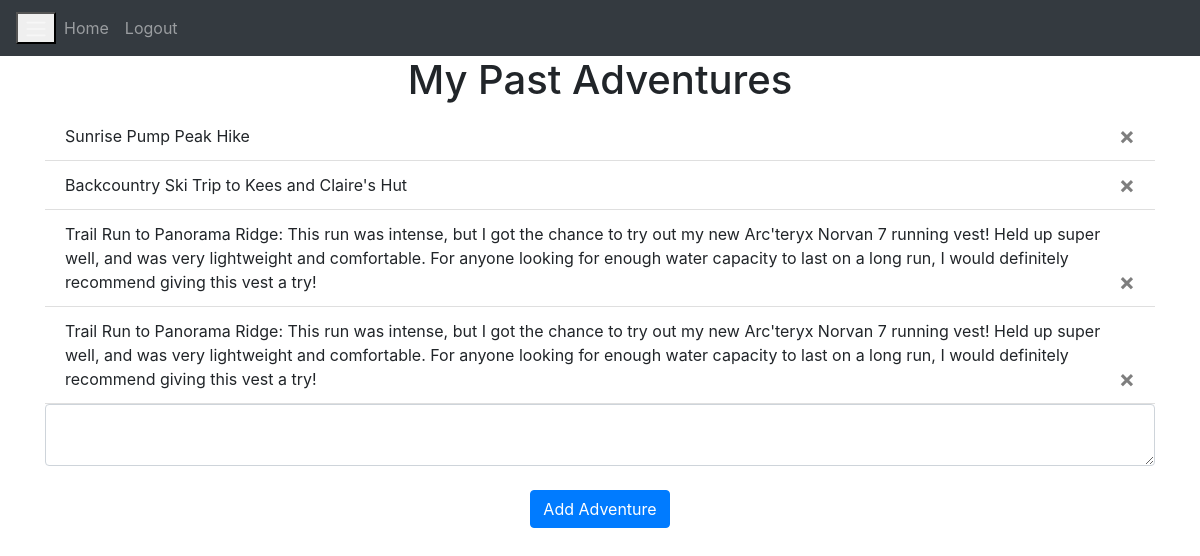
Screenshot of / (signed in) with the database file from the repository.
### website/models.py (models this page shows)
class Entry(db.Model):
    id = db.Column(db.Integer, primary_key=True)
    data = db.Column(db.String(10000))
    date = db.Column(db.DateTime(timezone=True), default=func.now())
    user_id = db.Column(db.Integer, db.ForeignKey('user.id'))

### website/views.py (the view, shortened to what this page needs)
@views.route('/', methods=['GET','POST'])
@login_required
def home():
    return render_template('home.html', user=current_user)

### website/__init__.py (called while the page is built)
def create_app():
    app = Flask(__name__)
    app.config['SECRET_KEY'] = 'sustainabiliteam'
    app.config['SQLALCHEMY_DATABASE_URI'] = f'sqlite:///{DB_NAME}'
    db.init_app(app)
    from .views import views
    from .auth import auth
    app.register_blueprint(views, url_prefix='/')
    app.register_blueprint(auth, url_prefix='/')
    from .models import User, Entry
    with app.app_context():
        db.create_all()
    login_manager = LoginManager()
    login_manager.login_view = 'auth.login'
    login_manager.init_app(app)
    @login_manager.user_loader
    def load_user(id):
        return User.query.get(int(id))
    return app

### website/templates/home.html
{% extends "base.html" %} {% block title %}Home Page{% endblock %}
{% block content %}
<h1 align="center">My Past Adventures</h1>
    <ul class="list-group list-group-flush" id="entries">
      {% for entry in user.entries %}
      <li class="list-group-item">
        {{ entry.data }}
        <button type="button" class="close" onClick="deleteEntry({{ entry.id }})">
          <span aria-hidden="true">&times;</span>
        </button>
      </li>
      {% endfor %}
    </ul>
    <form method="POST">
      <textarea name="entry" id="entry" class="form-control"></textarea>
      <br />
      <div align="center">
        <button type="submit" class="btn btn-primary">Add Adventure</button>
      </div>
    </form>
{% endblock %}

### website/templates/base.html (shortened to what this page needs)
<!DOCTYPE html>
<html lang="en">
<head>
    <link
      rel="stylesheet"
      href="https://stackpath.bootstrapcdn.com/bootstrap/4.4.1/css/bootstrap.min.css"
    />
    <link
      rel="stylesheet"
      href="https://stackpath.bootstrapcdn.com/font-awesome/4.7.0/css/font-awesome.min.css"
    />
</head>
<body>
    <nav class="navbar navbar-expand-lg navbar-dark bg-dark">
        <button class=""navbar-toggle" type="button" data-toggle="collapse" data-target="#navbar">
            <span class="navbar-toggler-icon"></span>
        </button>
        <div class="collapse navbar-collapse" id="navbar">
            <div class="navbar-nav">
                {% if user.is_authenticated %}
                <a class="nav-item nav-link" id="home" href="/">Home</a>
                <a class="nav-item nav-link" id="logout" href="/logout">Logout</a>
                {% else %}
                <a class="nav-item nav-link" id="login" href="/login">Login</a>
                <a class="nav-item nav-link" id="signUp" href="/sign-up">Sign Up</a>
                {% endif %}
            </div>
        </div>
    </nav>
    <div class="container">
    {% block content %}
    {% endblock %}
    </div>
</body>
</html>

### rows the page displays
Entry: data "Sunrise Pump Peak Hike"
Entry: data "Backcountry Ski Trip to Kees and Claire's Hut"
Entry: data "Trail Run to Panorama Ridge: This run was intense, but I got the chance to try out my new Arc'teryx Norvan 7 running vest! Held up super well, and was very lightweight and comfortable. For anyone looking for enough water capacity to last on a long run, I would definitely recommend giving this vest a try!"
Entry: data "Trail Run to Panorama Ridge: This run was intense, but I got the chance to try out my new Arc'teryx Norvan 7 running vest! Held up super well, and was very lightweight and comfortable. For anyone looking for enough water capacity to last on a long run, I would definitely recommend giving this vest a try!"
